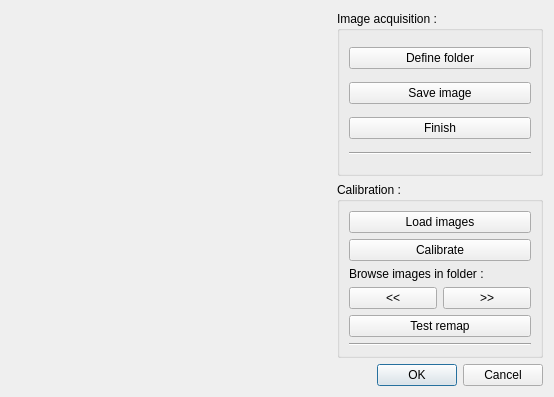
<?xml version="1.0" encoding="UTF-8"?>
<ui version="4.0">
 <class>CalibrationDialog</class>
 <widget class="QDialog" name="CalibrationDialog">
  <property name="geometry">
   <rect>
    <x>0</x>
    <y>0</y>
    <width>554</width>
    <height>397</height>
   </rect>
  </property>
  <property name="sizePolicy">
   <sizepolicy hsizetype="Expanding" vsizetype="Expanding">
    <horstretch>0</horstretch>
    <verstretch>0</verstretch>
   </sizepolicy>
  </property>
  <property name="windowTitle">
   <string>Dialog</string>
  </property>
  <layout class="QGridLayout" name="gridLayout">
   <item row="0" column="0">
    <layout class="QHBoxLayout" name="horizontalLayout_2">
     <item>
      <widget class="QLabel" name="imageLabel">
       <property name="sizePolicy">
        <sizepolicy hsizetype="Fixed" vsizetype="Fixed">
         <horstretch>0</horstretch>
         <verstretch>0</verstretch>
        </sizepolicy>
       </property>
       <property name="minimumSize">
        <size>
         <width>320</width>
         <height>240</height>
        </size>
       </property>
       <property name="maximumSize">
        <size>
         <width>320</width>
         <height>240</height>
        </size>
       </property>
       <property name="text">
        <string/>
       </property>
      </widget>
     </item>
     <item>
      <layout class="QVBoxLayout" name="verticalLayout_3">
       <item>
        <widget class="QGroupBox" name="ImageAcquisitionLayout">
         <property name="title">
          <string>Image acquisition :</string>
         </property>
         <layout class="QVBoxLayout" name="verticalLayout">
          <item>
           <widget class="QPushButton" name="defineFolderPushButton">
            <property name="text">
             <string>Define folder</string>
            </property>
           </widget>
          </item>
          <item>
           <widget class="QPushButton" name="saveImgPushButton">
            <property name="text">
             <string>Save image</string>
            </property>
           </widget>
          </item>
          <item>
           <widget class="QPushButton" name="finishAcquPushButton">
            <property name="text">
             <string>Finish</string>
            </property>
           </widget>
          </item>
          <item>
           <widget class="Line" name="line">
            <property name="orientation">
             <enum>Qt::Horizontal</enum>
            </property>
           </widget>
          </item>
         </layout>
        </widget>
       </item>
       <item>
        <widget class="QGroupBox" name="calibrationLayout">
         <property name="title">
          <string>Calibration :</string>
         </property>
         <layout class="QVBoxLayout" name="verticalLayout_2">
          <item>
           <widget class="QPushButton" name="loadimgPushButton">
            <property name="text">
             <string>Load images</string>
            </property>
           </widget>
          </item>
          <item>
           <widget class="QPushButton" name="calibratePushButton">
            <property name="text">
             <string>Calibrate</string>
            </property>
           </widget>
          </item>
          <item>
           <layout class="QVBoxLayout" name="browseLayout">
            <item>
             <widget class="QLabel" name="label">
              <property name="text">
               <string>Browse images in folder :</string>
              </property>
             </widget>
            </item>
            <item>
             <layout class="QHBoxLayout" name="horizontalLayout">
              <item>
               <widget class="QPushButton" name="backPushButton">
                <property name="text">
                 <string>&lt;&lt;</string>
                </property>
               </widget>
              </item>
              <item>
               <widget class="QPushButton" name="fwdPushButton">
                <property name="text">
                 <string>&gt;&gt;</string>
                </property>
               </widget>
              </item>
             </layout>
            </item>
            <item>
             <widget class="QPushButton" name="remapPushButton">
              <property name="text">
               <string>Test remap</string>
              </property>
             </widget>
            </item>
           </layout>
          </item>
          <item>
           <widget class="Line" name="line_2">
            <property name="orientation">
             <enum>Qt::Horizontal</enum>
            </property>
           </widget>
          </item>
         </layout>
        </widget>
       </item>
       <item>
        <widget class="QDialogButtonBox" name="buttonBox">
         <property name="orientation">
          <enum>Qt::Horizontal</enum>
         </property>
         <property name="standardButtons">
          <set>QDialogButtonBox::Cancel|QDialogButtonBox::Ok</set>
         </property>
        </widget>
       </item>
      </layout>
     </item>
    </layout>
   </item>
  </layout>
 </widget>
 <resources/>
 <connections>
  <connection>
   <sender>buttonBox</sender>
   <signal>accepted()</signal>
   <receiver>CalibrationDialog</receiver>
   <slot>accept()</slot>
   <hints>
    <hint type="sourcelabel">
     <x>248</x>
     <y>254</y>
    </hint>
    <hint type="destinationlabel">
     <x>157</x>
     <y>274</y>
    </hint>
   </hints>
  </connection>
  <connection>
   <sender>buttonBox</sender>
   <signal>rejected()</signal>
   <receiver>CalibrationDialog</receiver>
   <slot>reject()</slot>
   <hints>
    <hint type="sourcelabel">
     <x>316</x>
     <y>260</y>
    </hint>
    <hint type="destinationlabel">
     <x>286</x>
     <y>274</y>
    </hint>
   </hints>
  </connection>
 </connections>
</ui>
